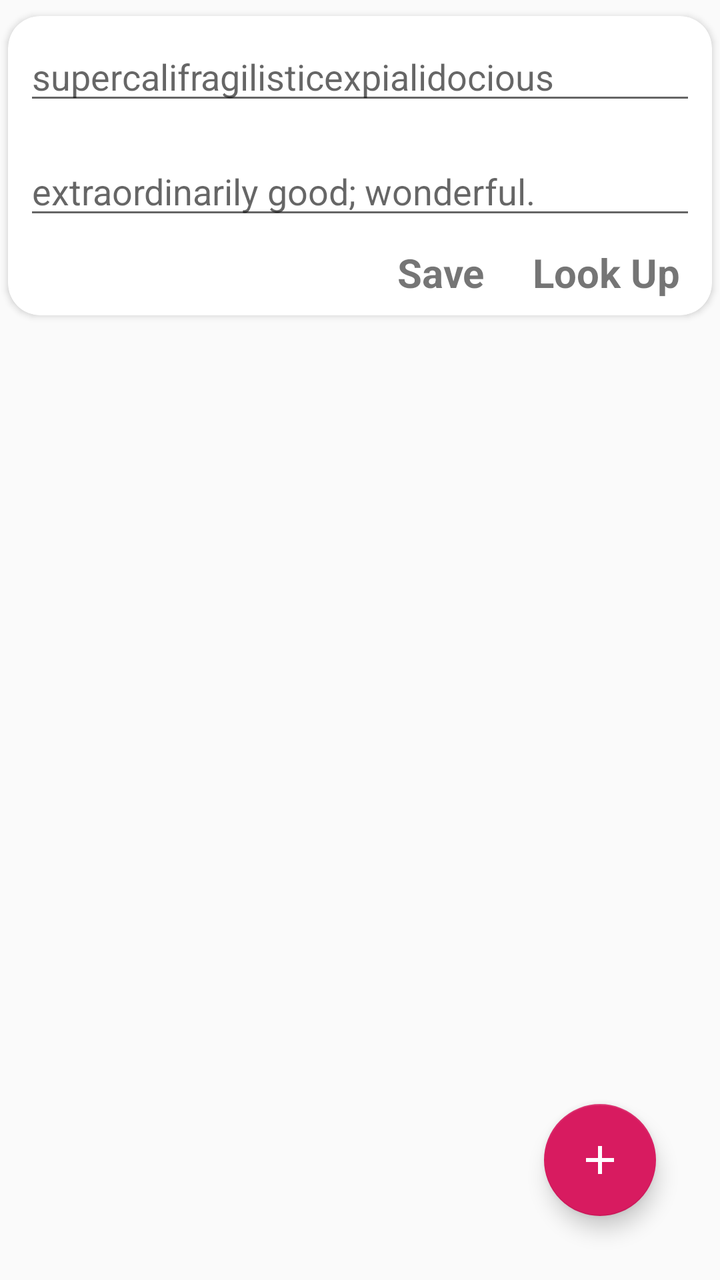
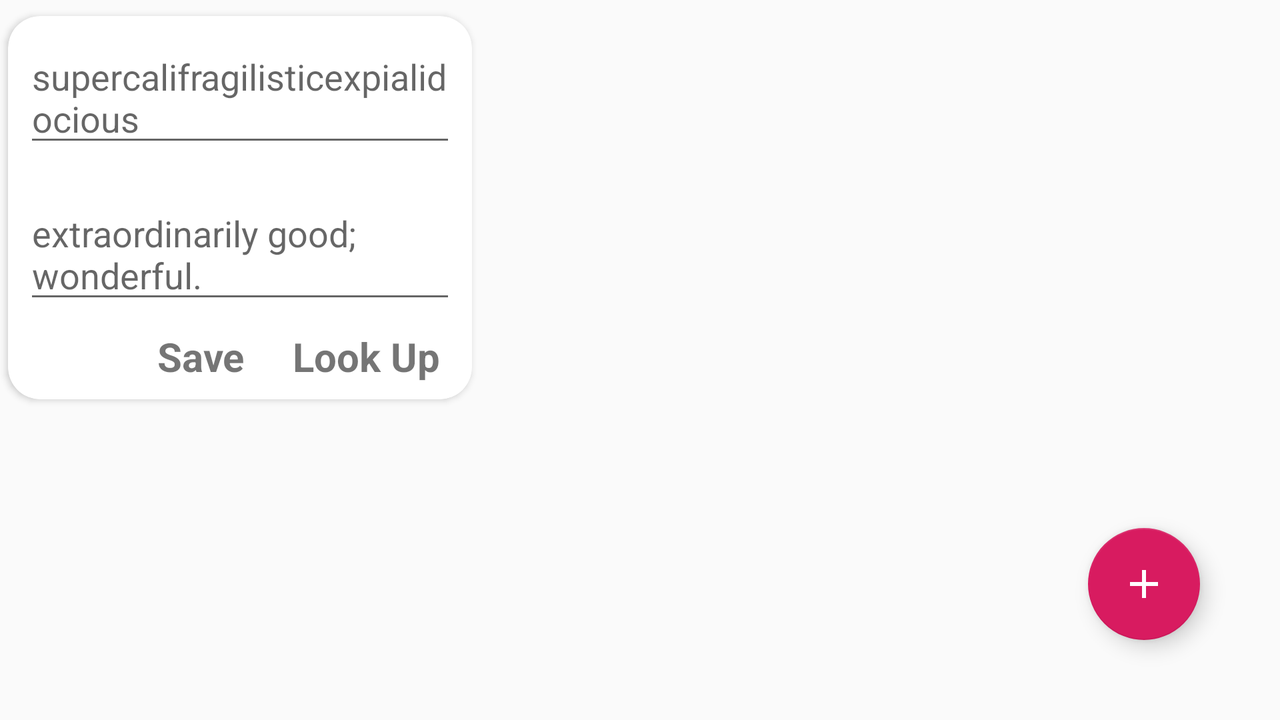

First picture: res/layout/ on a phone held upright. Second picture: the repository's own variant of that layout, on a device whose configuration matches the variant's folder. Source for both follows.
<!-- AndroidManifest.xml: application theme AppTheme.NoActionBar -->
<!-- res/layout/fragment_word_display.xml -->
<?xml version="1.0" encoding="utf-8"?>
<layout xmlns:android="http://schemas.android.com/apk/res/android" xmlns:app="http://schemas.android.com/apk/res-auto"
xmlns:tools="http://schemas.android.com/tools">
<data>
</data>
<androidx.constraintlayout.widget.ConstraintLayout
        android:layout_width="match_parent"
        android:layout_height="match_parent"
        tools:context=".screens.worddisplay.WordDisplayFragment"
        >
    <androidx.cardview.widget.CardView
            android:id="@+id/cardview"
            android:layout_width="match_parent"
            android:layout_height="wrap_content"
            android:layout_marginStart="4dp"
            android:layout_marginTop="8dp"
            android:layout_marginEnd="4dp"
            android:animateLayoutChanges="true"
            android:layout_marginLeft="4dp"
            android:layout_marginRight="4dp"
            app:layout_constraintStart_toStartOf="parent"
            app:layout_constraintTop_toTopOf="parent"
            app:layout_constraintEnd_toEndOf="parent"
            app:cardCornerRadius="16dp"

            >

        <androidx.constraintlayout.widget.ConstraintLayout
                android:id="@+id/enter_new_word_cardview"
                android:layout_width="match_parent"
                android:layout_height="match_parent">

            <EditText
                    android:id="@+id/new_word_editText"
                    android:layout_width="0dp"
                    android:layout_height="wrap_content"
                    android:layout_margin="8dp"
                    android:ems="10"
                    android:hint="@string/example"
                    android:inputType="textMultiLine"
                    app:layout_constraintEnd_toEndOf="parent"
                    app:layout_constraintStart_toStartOf="parent"
                    app:layout_constraintTop_toTopOf="parent" />

            <EditText
                    android:id="@+id/new_definition_editText"
                    android:layout_width="0dp"
                    android:layout_height="wrap_content"
                    android:layout_marginStart="8dp"
                    android:layout_marginTop="16dp"
                    android:layout_marginEnd="8dp"
                    android:ems="10"
                    android:hint="@string/definition"
                    android:inputType="textMultiLine"
                    app:layout_constraintEnd_toEndOf="parent"
                    app:layout_constraintStart_toStartOf="parent"
                    app:layout_constraintTop_toBottomOf="@+id/new_word_editText" />

            <TextView
                    android:id="@+id/save_textview"
                    android:text="@string/save"
                    android:layout_width="wrap_content"
                    android:layout_height="wrap_content"
                    android:textSize="20sp"
                    android:textStyle="bold"
                    android:layout_marginEnd="24dp"
                    app:layout_constraintEnd_toStartOf="@+id/look_up_textview" android:layout_marginRight="24dp"
                    android:layout_marginTop="8dp"
                    app:layout_constraintTop_toBottomOf="@+id/new_definition_editText"
                    app:layout_constraintBottom_toBottomOf="parent" android:layout_marginBottom="8dp"/>
            <TextView
                    android:id="@+id/look_up_textview"
                    android:text="@string/look_up"
                    android:layout_width="wrap_content"
                    android:layout_height="wrap_content"
                    android:textSize="20sp"
                    android:textStyle="bold"
                    android:layout_marginEnd="16dp"
                    app:layout_constraintEnd_toEndOf="parent" android:layout_marginRight="16dp"
                    android:layout_marginTop="8dp"
                    app:layout_constraintTop_toBottomOf="@+id/new_definition_editText"
                    android:layout_marginBottom="8dp" app:layout_constraintBottom_toBottomOf="parent"/>

            <ImageButton
                    android:id="@+id/hideHeaderButton"
                    android:layout_width="wrap_content"
                    android:layout_height="wrap_content"
                    android:layout_marginStart="16dp"
                    android:layout_marginLeft="16dp"
                    android:background="@android:color/transparent"
                    android:contentDescription="@string/edit_word"
                    app:layout_constraintBottom_toBottomOf="parent"
                    app:layout_constraintStart_toStartOf="parent"
                    app:layout_constraintTop_toBottomOf="@+id/new_definition_editText"
                    app:srcCompat="@drawable/ic_arrow_up" />
        </androidx.constraintlayout.widget.ConstraintLayout>
    </androidx.cardview.widget.CardView>
    <androidx.recyclerview.widget.RecyclerView
            android:id="@+id/category_recycleview"
            android:layout_width="0dp"
            android:layout_height="wrap_content"
            app:layoutManager="androidx.recyclerview.widget.LinearLayoutManager"
            android:orientation="horizontal"
            android:clipToPadding="false"
            app:layout_constraintStart_toStartOf="parent"
            app:layout_constraintEnd_toEndOf="parent"
            app:layout_constraintTop_toBottomOf="@+id/cardview" android:layout_marginTop="4dp"
            android:paddingLeft="16dp" android:paddingRight="16dp"/>

    <androidx.recyclerview.widget.RecyclerView
            android:id="@+id/word_recycleview"
            android:layout_width="0dp"
            android:layout_height="0dp"
            android:layout_marginStart="8dp"
            android:layout_marginLeft="8dp"
            android:layout_marginEnd="8dp"
            android:layout_marginRight="8dp"
            android:layout_marginBottom="8dp"
            android:clipToPadding="false"
            android:paddingTop="8dp"
            app:layoutManager="androidx.recyclerview.widget.LinearLayoutManager"
            app:layout_constraintBottom_toBottomOf="parent"
            app:layout_constraintEnd_toEndOf="parent"
            app:layout_constraintStart_toStartOf="parent"
            app:layout_constraintTop_toBottomOf="@+id/category_recycleview" />

    <com.google.android.material.floatingactionbutton.FloatingActionButton
            android:id="@+id/floatingActionButton"
            android:layout_width="wrap_content"
            android:layout_height="wrap_content"
            android:visibility="gone"
            tools:visibility="visible"
            android:layout_marginBottom="32dp"
            android:layout_marginEnd="32dp"
            android:layout_marginRight="32dp"
            app:srcCompat="@drawable/ic_add"
            app:layout_constraintBottom_toBottomOf="parent"
            app:layout_constraintEnd_toEndOf="parent"
            />


</androidx.constraintlayout.widget.ConstraintLayout>
</layout>
<!-- resources referenced by this layout -->
<resources>
  <!-- drawable ic_add (drawable) -->
  <vector xmlns:android="http://schemas.android.com/apk/res/android"
          android:viewportHeight="24.0"
          android:viewportWidth="24.0"
          android:height="96dp"
          android:width="96dp">
      <path android:fillColor="#FFFFFFFF"
            android:pathData="M19,13h-6v6h-2v-6H5v-2h6V5h2v6h6v2z"/>
  </vector>
  <!-- drawable ic_arrow_up (drawable) -->
  <vector android:height="32dp" android:viewportHeight="24.0"
      android:viewportWidth="24.0" android:width="32dp" xmlns:android="http://schemas.android.com/apk/res/android">
      <path android:fillColor="@color/categoryTextColor" android:pathData="M7.41,15.41L12,10.83l4.59,4.58L18,14l-6,-6 -6,6z"/>
  </vector>
  <string name="definition">extraordinarily good; wonderful.</string>
  <string name="edit_word">Edit Word</string>
  <string name="example">supercalifragilisticexpialidocious</string>
  <string name="look_up">Look Up</string>
  <string name="save">Save</string>
  <style name="AppTheme.NoActionBar">
          <item name="windowActionBar">false</item>
          <item name="windowNoTitle">true</item>
      </style>
</resources>
<!-- res/layout-land/fragment_word_display.xml (the repository's variant of the layout above) -->
<!-- drawn on the phone turned sideways -->
<?xml version="1.0" encoding="utf-8"?>
<layout xmlns:android="http://schemas.android.com/apk/res/android" xmlns:app="http://schemas.android.com/apk/res-auto"
        xmlns:tools="http://schemas.android.com/tools">
    <data>
    </data>
    <LinearLayout
            android:orientation="horizontal"
            android:layout_width="match_parent"
            android:layout_height="match_parent"
            tools:context=".screens.worddisplay.WordDisplayFragment"
            >
        <LinearLayout
                android:id="@+id/enter_new_word_cardview"
                android:layout_height="match_parent"
                android:layout_width="0dp"
                android:layout_weight="5"
                android:orientation="vertical"
                >
        <androidx.cardview.widget.CardView
                android:id="@+id/cardview"
                android:layout_width="match_parent"
                android:layout_height="wrap_content"
                android:layout_marginStart="4dp"
                android:layout_marginTop="8dp"
                android:layout_marginEnd="4dp"
                android:animateLayoutChanges="true"
                android:layout_marginLeft="4dp"
                android:layout_marginRight="4dp"
                app:layout_constraintStart_toStartOf="parent"
                app:layout_constraintTop_toTopOf="parent"
                app:layout_constraintEnd_toEndOf="parent"
                app:cardCornerRadius="16dp"

                >

            <androidx.constraintlayout.widget.ConstraintLayout
                    android:layout_width="match_parent"
                    android:layout_height="match_parent">

                <EditText
                        android:id="@+id/new_word_editText"
                        android:layout_width="0dp"
                        android:layout_height="wrap_content"
                        android:layout_margin="8dp"
                        android:ems="10"
                        android:hint="@string/example"
                        android:inputType="textMultiLine"
                        app:layout_constraintEnd_toEndOf="parent"
                        app:layout_constraintStart_toStartOf="parent"
                        app:layout_constraintTop_toTopOf="parent" />

                <EditText
                        android:id="@+id/new_definition_editText"
                        android:layout_width="0dp"
                        android:layout_height="wrap_content"
                        android:layout_marginStart="8dp"
                        android:layout_marginTop="16dp"
                        android:layout_marginEnd="8dp"
                        android:ems="10"
                        android:hint="@string/definition"
                        android:inputType="textMultiLine"
                        app:layout_constraintEnd_toEndOf="parent"
                        app:layout_constraintStart_toStartOf="parent"
                        app:layout_constraintTop_toBottomOf="@+id/new_word_editText" />

                <TextView
                        android:id="@+id/save_textview"
                        android:text="@string/save"
                        android:layout_width="wrap_content"
                        android:layout_height="wrap_content"
                        android:textSize="20sp"
                        android:textStyle="bold"
                        android:layout_marginEnd="24dp"
                        app:layout_constraintEnd_toStartOf="@+id/look_up_textview" android:layout_marginRight="24dp"
                        android:layout_marginTop="8dp"
                        app:layout_constraintTop_toBottomOf="@+id/new_definition_editText"
                        app:layout_constraintBottom_toBottomOf="parent" android:layout_marginBottom="8dp"/>
                <TextView
                        android:id="@+id/look_up_textview"
                        android:text="@string/look_up"
                        android:layout_width="wrap_content"
                        android:layout_height="wrap_content"
                        android:textSize="20sp"
                        android:textStyle="bold"
                        android:layout_marginEnd="16dp"
                        app:layout_constraintEnd_toEndOf="parent" android:layout_marginRight="16dp"
                        android:layout_marginTop="8dp"
                        app:layout_constraintTop_toBottomOf="@+id/new_definition_editText"
                        android:layout_marginBottom="8dp" app:layout_constraintBottom_toBottomOf="parent"/>

                <ImageButton
                        android:id="@+id/hideHeaderButton"
                        android:layout_width="wrap_content"
                        android:layout_height="wrap_content"
                        android:layout_marginStart="16dp"
                        android:layout_marginLeft="16dp"
                        android:background="@android:color/transparent"
                        android:contentDescription="@string/edit_word"
                        app:layout_constraintBottom_toBottomOf="parent"
                        app:layout_constraintStart_toStartOf="parent"
                        app:layout_constraintTop_toBottomOf="@+id/new_definition_editText"
                        app:srcCompat="@drawable/ic_arrow_up" />
            </androidx.constraintlayout.widget.ConstraintLayout>
        </androidx.cardview.widget.CardView>


        <androidx.recyclerview.widget.RecyclerView
                android:id="@+id/category_recycleview"
                android:layout_width="match_parent"
                android:layout_height="match_parent"
                app:layoutManager="androidx.recyclerview.widget.LinearLayoutManager"
                android:orientation="vertical"
                android:clipToPadding="false"
                android:layout_marginTop="4dp"
                android:paddingLeft="16dp"
                android:paddingRight="16dp"/>

        </LinearLayout>
        <FrameLayout
                android:layout_width="0dp"
                android:layout_weight="8"
                android:layout_height="match_parent"
                android:layout_margin="8dp"
                >
            <androidx.recyclerview.widget.RecyclerView
                    android:id="@+id/word_recycleview"
                    android:layout_width="match_parent"
                    android:layout_height="match_parent"
                    android:clipToPadding="false"
                    android:paddingTop="8dp"
                    app:layoutManager="androidx.recyclerview.widget.LinearLayoutManager"
                    />

            <com.google.android.material.floatingactionbutton.FloatingActionButton
                    android:id="@+id/floatingActionButton"
                    android:layout_width="wrap_content"
                    android:layout_height="wrap_content"
                    android:layout_marginBottom="32dp"
                    android:layout_marginEnd="32dp"
                    android:layout_marginRight="32dp"
                    android:visibility="gone"
                    tools:visibility="visible"
                    app:srcCompat="@drawable/ic_add"
                    android:layout_gravity="bottom|end"
                    />
        </FrameLayout>


    </LinearLayout>
</layout>
